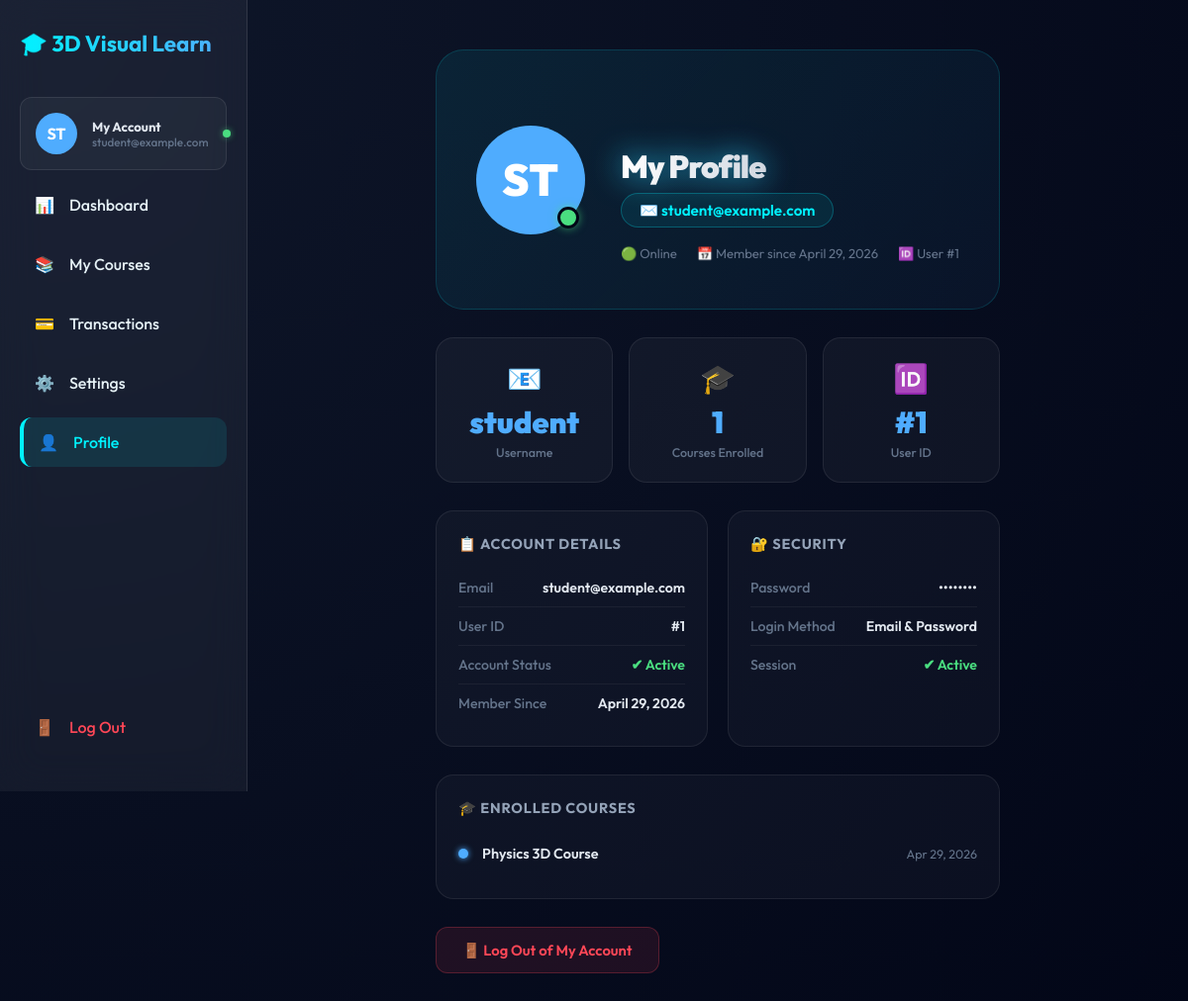
The app's page /profile.php (signed in) with its own data.
### tables this page shows
CREATE TABLE IF NOT EXISTS `users` (
  `id` int(11) NOT NULL AUTO_INCREMENT,
  `email` varchar(255) NOT NULL,
  `password` varchar(255) NOT NULL,
  `created_at` timestamp DEFAULT CURRENT_TIMESTAMP,
  PRIMARY KEY (`id`),
  UNIQUE KEY `email` (`email`)
);

CREATE TABLE IF NOT EXISTS `purchases` (
  `id` int(11) NOT NULL AUTO_INCREMENT,
  `user_id` int(11) NOT NULL,
  `course` varchar(255) NOT NULL,
  `purchase_date` timestamp DEFAULT CURRENT_TIMESTAMP,
  PRIMARY KEY (`id`),
  KEY `fk_user_id` (`user_id`),
  CONSTRAINT `fk_user_id` FOREIGN KEY (`user_id`) REFERENCES `users` (`id`) ON DELETE CASCADE
);

### profile.php (the view, shortened to what this page needs)
<?php
include 'db.php';
$user_email = $_SESSION['user_email'];
$user_id    = $_SESSION['user_id'];
$sql    = "SELECT * FROM users WHERE id = $user_id";
$result = $conn->query($sql);
$user   = $result->fetch_assoc();
$purchases_sql = "SELECT * FROM purchases WHERE user_id = $user_id ORDER BY purchase_date DESC";
$purchases_res = $conn->query($purchases_sql);
$initials = strtoupper(substr($user_email, 0, 2));
$member_since = date('F j, Y', strtotime($user['created_at']));
?>
<!DOCTYPE html>
<html lang="en">
<head>
  <link rel="stylesheet" href="style.css">
</head>
<body>
  <div class="admin-layout">
    <aside class="sidebar">
      <div class="logo">🎓 3D Visual Learn</div>
      <a href="profile.php" class="sidebar-profile">
        <div class="sidebar-avatar"><?= $initials ?></div>
        <div>
          <div class="sidebar-user-name">My Account</div>
          <div class="sidebar-user-email"><?= htmlspecialchars($user_email) ?></div>
        </div>
        <div class="online-dot"></div>
      </a>
      <a href="dashboard.php"><span>📊</span> Dashboard</a>
      <a href="#"><span>📚</span> My Courses</a>
      <a href="#"><span>💳</span> Transactions</a>
      <a href="settings.php"><span>⚙️</span> Settings</a>
      <a href="profile.php" class="active"><span>👤</span> Profile</a>
      <a href="logout.php" style="margin-top:auto;color:#ff4757;"><span>🚪</span> Log Out</a>
    </aside>
    <main class="main-content">
      <div class="profile-page">
        <div class="profile-hero">
          <div class="profile-big-avatar">
            <?= $initials ?>
            <div class="status-badge"></div>
          </div>
          <div class="profile-hero-info">
            <h1>My Profile</h1>
            <div class="profile-email-badge">
              ✉️ <?= htmlspecialchars($user_email) ?>
            </div>
            <div class="profile-meta">
              <span class="profile-meta-item">🟢 Online</span>
              <span class="profile-meta-item">📅 Member since <?= $member_since ?></span>
              <span class="profile-meta-item">🆔 User #<?= $user_id ?></span>
            </div>
          </div>
        </div>
        <div class="profile-stats">
          <div class="stat-card">
            <div class="stat-icon">📧</div>
            <div class="stat-value"><?= htmlspecialchars(substr($user_email, 0, strpos($user_email, '@'))) ?></div>
            <div class="stat-label">Username</div>
          </div>
          <div class="stat-card">
            <div class="stat-icon">🎓</div>
            <div class="stat-value"><?= $purchases_res->num_rows ?></div>
            <div class="stat-label">Courses Enrolled</div>
          </div>
          <div class="stat-card">
            <div class="stat-icon">🆔</div>
            <div class="stat-value">#<?= $user_id ?></div>
            <div class="stat-label">User ID</div>
          </div>
        </div>
        <div class="profile-grid">
          <div class="info-card">
            <h3>📋 Account Details</h3>
            <div class="info-row">
              <span class="info-label">Email</span>
              <span class="info-value"><?= htmlspecialchars($user_email) ?></span>
            </div>
            <div class="info-row">
              <span class="info-label">User ID</span>
              <span class="info-value">#<?= $user_id ?></span>
            </div>
            <div class="info-row">
              <span class="info-label">Account Status</span>
              <span class="info-value" style="color:#4ade80;">✔ Active</span>
            </div>
            <div class="info-row">
              <span class="info-label">Member Since</span>
              <span class="info-value"><?= $member_since ?></span>
            </div>
          </div>
          <div class="info-card">
            <h3>🔐 Security</h3>
            <div class="info-row">
              <span class="info-label">Password</span>
              <span class="info-value">••••••••</span>
            </div>
            <div class="info-row">
              <span class="info-label">Login Method</span>
              <span class="info-value">Email & Password</span>
            </div>
            <div class="info-row">
              <span class="info-label">Session</span>
              <span class="info-value" style="color:#4ade80;">✔ Active</span>
            </div>
          </div>
        </div>
        <div class="courses-card">
          <h3>🎓 Enrolled Courses</h3>
          <?php if ($purchases_res->num_rows === 0): ?>
            <p class="no-courses">No courses enrolled yet. <a href="dashboard.php" style="color:#00f2fe;">Browse courses →</a></p>
          <?php else: ?>
            <?php
              $purchases_res->data_seek(0);
              while ($row = $purchases_res->fetch_assoc()):
            ?>
            <div class="course-item">
              <div class="course-dot"></div>
              <span class="course-name"><?= htmlspecialchars(str_replace('_', ' ', ucwords($row['course'], '_'))) ?></span>
              <span class="course-date"><?= date('M j, Y', strtotime($row['purchase_date'])) ?></span>
            </div>
            <?php endwhile; ?>
          <?php endif; ?>
        </div>
        <a href="logout.php" class="logout-btn">🚪 Log Out of My Account</a>
      </div>
    </main>
  </div>
</body>
</html>

### style.css (style rules this page uses)
:root { --bg-color: #050a18; --accent-primary: #00f2fe; --accent-secondary: #4facfe; --glass-bg: rgba(255, 255, 255, 0.05); --glass-border: rgba(255, 255, 255, 0.1); --text-main: #e6f2f7; --text-glow: rgba(43, 210, 255, 0.8); }
* { box-sizing: border-box; margin: 0; padding: 0; }
body { font-family: 'Outfit', sans-serif; background: radial-gradient(circle at top left, #0f172a, #020617); background-attachment: fixed; color: var(--text-main); min-height: 100vh; display: flex; flex-direction: column; align-items: center; overflow-x: hidden; text-align: center; }
h1 { margin: 50px 0 30px; font-size: 3rem; font-weight: 700; background: linear-gradient(to right, var(--accent-primary), var(--accent-secondary)); -webkit-background-clip: text; background-clip: text; -webkit-text-fill-color: transparent; filter: drop-shadow(0 0 15px var(--text-glow)); letter-spacing: -1px; }
.admin-layout { display: flex; width: 100vw; min-height: 100vh; text-align: left; }
.sidebar { width: 250px; background: var(--glass-bg); border-right: 1px solid var(--glass-border); display: flex; flex-direction: column; padding: 30px 20px; position: fixed; height: 100vh; backdrop-filter: blur(20px); -webkit-backdrop-filter: blur(20px); z-index: 100; }
.sidebar .logo { font-size: 1.4rem; font-weight: 700; margin-bottom: 40px; background: linear-gradient(to right, var(--accent-primary), var(--accent-secondary)); -webkit-background-clip: text; background-clip: text; -webkit-text-fill-color: transparent; display: flex; align-items: center; gap: 10px; }
.sidebar a { color: var(--text-main); text-decoration: none; padding: 15px; margin-bottom: 10px; border-radius: 12px; font-weight: 500; display: flex; align-items: center; gap: 15px; transition: all 0.3s ease; }
.sidebar a:hover, .sidebar a.active { background: rgba(0, 242, 254, 0.1); color: var(--accent-primary); border-left: 4px solid var(--accent-primary); }
.main-content { flex-grow: 1; margin-left: 250px; padding: 40px; display: flex; flex-direction: column; }

### records on screen
users: created_at "April 29, 2026"
purchases: course "Physics 3D Course", purchase_date "Apr 29, 2026"

### other values on screen
$initials "ST"
$user_email "student@example.com"
$user_id "1"
substr($user_email, 0, strpos($user_email, '@')) "student"
$purchases_res->num_rows "1"
